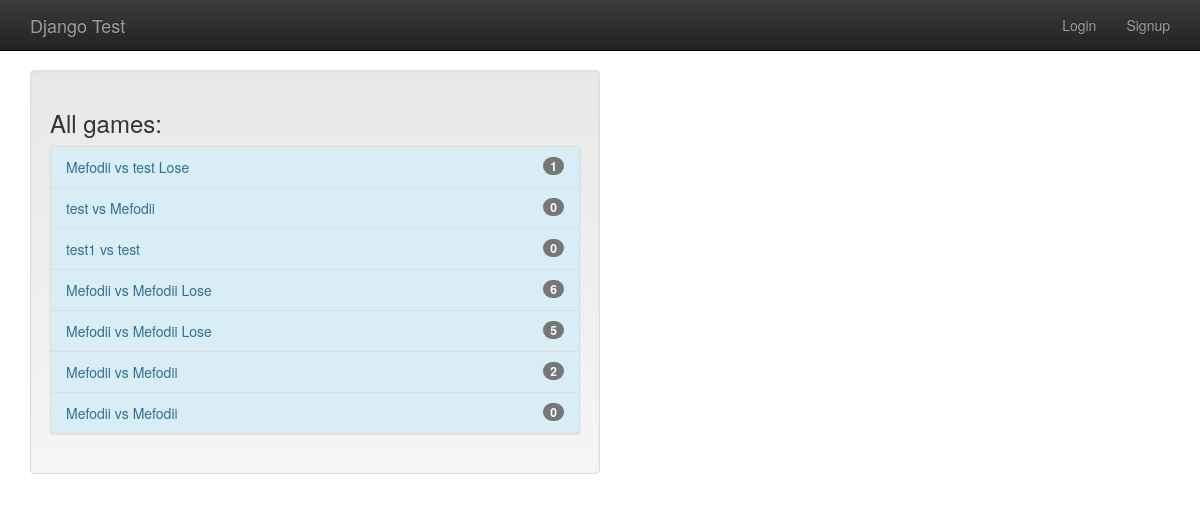
The app's page /games/all_games, older data.
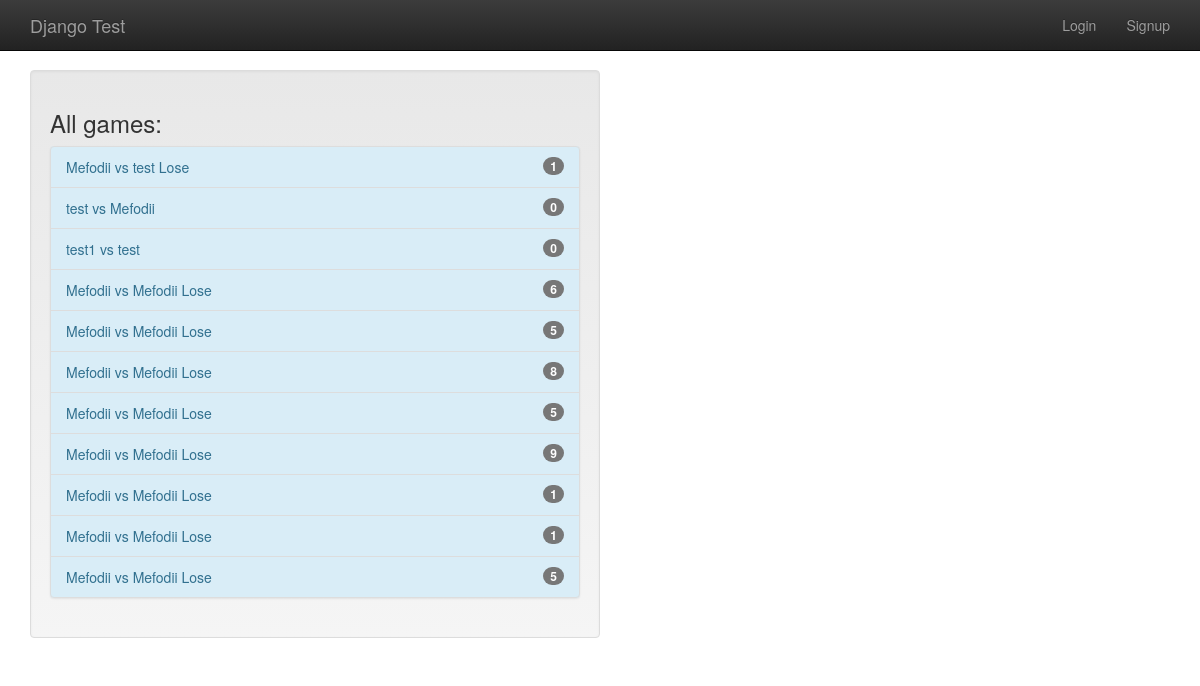
The same page, newer data.
### gameplay/models.py (models this page shows, shortened)
class Game(models.Model):
    first_player = models.ForeignKey(User, related_name="games_first_player", on_delete=models.CASCADE)
    second_player = models.ForeignKey(User, related_name="games_second_player", on_delete=models.CASCADE)
    start_time = models.DateTimeField(auto_now_add=True)
    last_active = models.DateTimeField(auto_now=True)
    status = models.CharField(max_length=1, default='F', choices=GAME_STATUS_CHOICES)
    objects = GameQuerySet.as_manager()
    def get_absolute_url(self):
        return reverse("gameplay_detail", args=[self.id])
    def __str__(self):
        return "{0} vs {1}".format(self.first_player, self.second_player)

### gameplay/views.py (the view)
# urls.py: path("all_games", AllGamesList.as_view()),
class AllGamesList(ListView):
    model = Game

### templates/gameplay/game_list.html
{% extends "base.html" %}
{% block content %}
    <div class="well col-sm-6">
        <h3>All games:</h3>
        {% include "player/game_list_snippet.html" with games_list=object_list %}
    </div>
{% endblock %}

### templates/player/game_list_snippet.html
{% if games_list %}
    <div class="list-group bg-info">
        {% for game in games_list %}
            <a class="list-group-item list-group-item-info"
               href="{{ game.get_absolute_url }}">
                {{ game }}
                {% if game.status not in "FS" %}
                    {% if game.status == "D" %}
                        Draw
                    {% elif game.status == "W" and user == game.first_player %}
                        Win
                    {% elif game.status == "L" and user == game.second_player %}
                        Win
                    {% else %}
                        Lose
                    {% endif %}
                {% endif %}
                <span class="badge">{{ game.move_set.count }}</span>
            </a>
        {% endfor %}
    </div>
{% endif %}

Row changes from the older to the newer data that the page shows:
changed Game (number 6 of 11 on the later page): move_set.count "2" → "8"; now shows "Lose"
changed Game (number 7 of 11 on the later page): move_set.count "0" → "5"; now shows "Lose"
added Game: first_player+second_player "Mefodii vs Mefodii", status "Lose", move_set.count "9"
added Game: first_player+second_player "Mefodii vs Mefodii", status "Lose", move_set.count "1"
added Game: first_player+second_player "Mefodii vs Mefodii", status "Lose", move_set.count "1"
added Game: first_player+second_player "Mefodii vs Mefodii", status "Lose", move_set.count "5"
